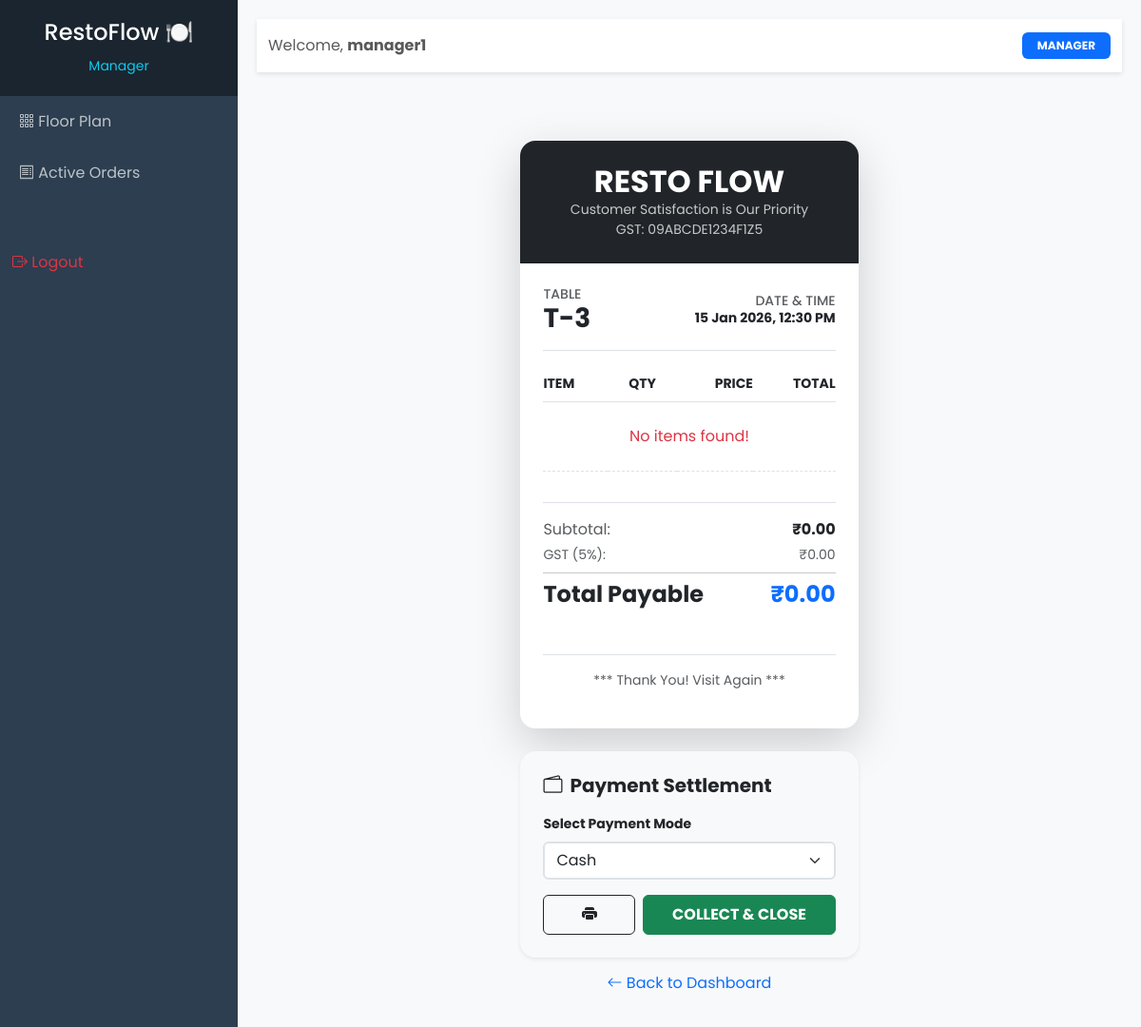
/generate-invoice/1/ (signed in), run on the app's committed database.
### users/models.py (models this page shows, shortened)
class User(AbstractUser):
  class Role(models.TextChoices):
    ADMIN = "ADMIN","Admin"
    MANAGER = "MANAGER","Manager"
    CHEF = "CHEF","Chef"
    CASHIER = "CASHIER","Cashier"
  base_role = Role.ADMIN
  role = models.CharField(max_length=10,choices=Role.choices)
  @property
  def is_chef(self):
    return self.role == self.Role.CHEF
  @property
  def is_cashier(self):
    return self.role == self.Role.CASHIER

### core/models.py (models this page shows, shortened)
class Order(models.Model):
    STATUS_CHOICES = [
        ('PENDING', 'Pending'),      # Order liya gaya hai
        ('IN_PROGRESS', 'Kitchen'),  # KOT nikal gayi, khana ban raha hai (Added)
        ('SERVED', 'Served'),        # Khana table par pahunch gaya (Added)
        ('COMPLETED', 'Completed'),  # Bill pay ho gaya aur table khali ho gayi
        ('CANCELLED', 'Cancelled'),
        ('BILLING', 'Billing Request'),
    ]
    PAYMENT_MODE = [
        ('CASH', 'Cash'),
        ('ONLINE', 'Online/UPI'),
        ('CARD', 'Card'),
    ]
    table = models.ForeignKey(Table,on_delete=models.CASCADE,related_name="orders")
    asst_manager = models.ForeignKey(settings.AUTH_USER_MODEL,on_delete=models.SET_NULL, null=True)
    status = models.CharField(max_length=20,choices=STATUS_CHOICES, default='PENDING')
    subtotal = models.DecimalField(max_digits=10, decimal_places=2, default=0.00) # Bina tax ke
    tax_amount = models.DecimalField(max_digits=10, decimal_places=2, default=0.00) # GST calculation ke liye
    extra_charge_amount = models.DecimalField(max_digits=10, decimal_places=2, default=0.00)
    total_amount = models.DecimalField(max_digits=10, decimal_places=2, default=0.00) # Final payable
    payment_mode = models.CharField(max_length=20, choices=PAYMENT_MODE, null=True, blank=True)
    is_paid = models.BooleanField(default=False)
    created_at = models.DateTimeField(auto_now_add=True)
    updated_at = models.DateTimeField(auto_now=True)
    class Meta:
        ordering = ['-created_at']

class Table(models.Model):
    STATUS_CHOICES = [
        ('AVAILABLE', 'Available'),
        ('OCCUPIED', 'Occupied'),
        ('RESERVED', 'Reserved'), # FUTURE PROOF: Advance booking ke liye
        ('OUT_OF_ORDER', 'Out of Order'), # FUTURE PROOF: Repair/Cleaning ke liye
    ]
    table_number = models.IntegerField(unique=True)
    capacity = models.IntegerField(help_text="Kitne log baith sakte hain")
    section = models.ForeignKey(TableSection, on_delete=models.CASCADE, related_name='tables')
    status = models.CharField(max_length=20, choices=STATUS_CHOICES, default='AVAILABLE')
    is_active = models.BooleanField(default=True, help_text="Kya yeh table use karne layak hai?")
    last_updated = models.DateTimeField(auto_now=True)
    class Meta:
        ordering = ['table_number']

### core/views.py (the view, shortened to what this page needs)
# urls.py: path('generate-invoice/<int:order_id>/', views.generate_invoice, name='generate_invoice'),
def generate_invoice(request, order_id):
    order = get_object_or_404(Order, id=order_id)
    items = order.order_items.all()
    subtotal = Decimal('0.00')
    for item in items:
        item.item_total = Decimal(str(item.quantity)) * Decimal(str(item.price_at_order))
        subtotal += item.item_total
    tax = subtotal * Decimal('0.05') # Fixes Decimal vs Float Error
    total = subtotal + tax
    return render(request, 'core/invoice.html', {
        'order': order, 'items': items, 'subtotal': subtotal, 'tax': tax, 'total': total
    })

### templates/core/invoice.html (shortened to what this page needs)
{% extends 'base.html' %}
{% block content %}
<div class="container py-5">
    <div class="row justify-content-center">
        <div class="col-md-6 col-lg-5">
            <div id="printableArea" class="card shadow-lg border-0 rounded-4 overflow-hidden">
                <div class="card-header bg-dark text-white text-center py-4">
                    <h2 class="fw-bold mb-0">RESTO FLOW</h2>
                    <p class="small mb-0 opacity-75">Customer Satisfaction is Our Priority</p>
                    <p class="small mb-0 opacity-75">GST: 09ABCDE1234F1Z5</p>
                </div>
                <div class="card-body p-4">
                    <div class="d-flex justify-content-between align-items-center border-bottom pb-3 mb-3">
                        <div>
                            <h6 class="text-muted small mb-0">TABLE</h6>
                            <h3 class="fw-bold mb-0">T-{{ order.table.table_number }}</h3>
                        </div>
                        <div class="text-end">
                            <h6 class="text-muted small mb-0">DATE & TIME</h6>
                            <p class="mb-0 fw-bold small">{{ order.created_at|date:"d M Y, h:i A" }}</p>
                        </div>
                    </div>
                    <div class="table-responsive">
                        <table class="table table-borderless">
                            <thead>
                                <tr class="text-muted small border-bottom">
                                    <th class="ps-0">ITEM</th>
                                    <th class="text-center">QTY</th>
                                    <th class="text-end pe-0">PRICE</th>
                                    <th class="text-end pe-0">TOTAL</th>
                                </tr>
                            </thead>
                            <tbody>
                                {% for item in items %}
                                <tr class="align-middle">
                                    <td class="ps-0 py-2">
                                        <div class="fw-bold">{{ item.menu_item.name }}</div>
                                    </td>
                                    <td class="text-center">{{ item.quantity }}</td>
                                    <td class="text-end">₹{{ item.price_at_order }}</td>
                                    <td class="text-end pe-0 fw-bold">₹{{ item.item_total|floatformat:2 }}</td>
                                </tr>
                                {% empty %}
                                <tr>
                                    <td colspan="4" class="text-center py-4 text-danger">No items found!</td>
                                </tr>
                                {% endfor %}
                            </tbody>
                        </table>
                    </div>
                    <div class="border-top mt-3 pt-3">
                        <div class="d-flex justify-content-between mb-1">
                            <span class="text-muted">Subtotal:</span>
                            <span class="fw-bold">₹{{ subtotal|floatformat:2 }}</span>
                        </div>
                        <div class="d-flex justify-content-between mb-1 text-muted small">
                            <span>GST (5%):</span>
                            <span>₹{{ tax|floatformat:2 }}</span>
                        </div>
                        <hr class="my-2">
                        <div class="d-flex justify-content-between align-items-center">
                            <h4 class="fw-bold mb-0">Total Payable</h4>
                            <h4 class="fw-bold mb-0 text-primary">₹{{ total|floatformat:2 }}</h4>
                        </div>
                    </div>
                    <div class="text-center mt-5">
                        <p class="small text-muted border-top pt-3">*** Thank You! Visit Again ***</p>
                    </div>
                </div>
            </div>
            <div class="mt-4 no-print">
                <form method="POST" class="card p-4 border-0 shadow-sm rounded-4 bg-light">
                    <h5 class="fw-bold mb-3"><i class="bi bi-wallet2 me-2"></i>Payment Settlement</h5>
                    <div class="mb-3">
                        <label class="form-label small fw-bold">Select Payment Mode</label>
                        <select name="payment_mode" class="form-select border-2" required>
                            <option value="CASH">Cash</option>
                        </select>
                    </div>
                    <div class="row g-2">
                        <div class="col-4">
                            <button type="button" onclick="window.print()" class="btn btn-outline-dark w-100 py-2">
                                <i class="bi bi-printer-fill"></i>
                            </button>
                        </div>
                        <div class="col-8">
                            <button type="submit" class="btn btn-success w-100 py-2 fw-bold">
                                COLLECT & CLOSE
                            </button>
                        </div>
                    </div>
                </form>
                <a href="{% url 'cashier_dashboard' %}" class="btn btn-link w-100 text-decoration-none mt-2">
                    <i class="bi bi-arrow-left"></i> Back to Dashboard
                </a>
            </div>
        </div>
    </div>
</div>
{% endblock %}

### templates/base.html (shortened to what this page needs)
{% load static %}
<!DOCTYPE html>
<html lang="en">
<head>
    <link href="https://cdn.jsdelivr.net/npm/bootstrap@5.3.0/dist/css/bootstrap.min.css" rel="stylesheet">
    <link rel="stylesheet" href="https://cdn.jsdelivr.net/npm/bootstrap-icons@1.10.5/font/bootstrap-icons.css">
</head>
<body>
<div class="d-flex">
    <nav id="sidebar">
        <div class="sidebar-header">
            <h4>RestoFlow 🍽️</h4>
            <small class="text-info">{{ request.user.get_role_display }}</small>
        </div>
        <ul class="list-unstyled">
            <li class="{% if request.path == '/tables/' %}active{% endif %}">
                <a href="#"><i class="bi bi-grid-3x3-gap"></i> Floor Plan</a>
            </li>
            <li>
                <a href="#"><i class="bi bi-receipt"></i> Active Orders</a>
            </li>
            <li class="mt-5">
                <form action="{% url 'logout' %}" method="post">
                    <button type="submit" class="btn btn-link text-danger w-100 text-start" style="text-decoration: none;">
                        <i class="bi bi-box-arrow-right"></i> Logout
                    </button>
                </form>
            </li>
        </ul>
    </nav>
    <div class="main-content">
        <nav class="navbar navbar-expand-lg navbar-light mb-4">
            <div class="container-fluid">
                <span class="navbar-text">
                    Welcome, <strong>{{ request.user.username }}</strong>
                </span>
                <div class="ms-auto">
                    <span class="badge bg-primary px-3 py-2">{{ request.user.role }}</span>
                </div>
            </div>
        </nav>
        {% block content %}
        {% endblock %}
    </div>
</div>
</body>
</html>

### templates/base.html (style rules this page uses)
body { font-family: 'Poppins', sans-serif; background-color: #f8f9fa; }
#sidebar { min-width: 250px; max-width: 250px; min-height: 100vh; background: #2c3e50; color: white; transition: all 0.3s; }
#sidebar .sidebar-header { padding: 20px; background: #1a252f; text-align: center; }
#sidebar ul li a { padding: 15px 20px; display: block; color: #bdc3c7; text-decoration: none; }
.main-content { width: 100%; padding: 20px; }
.navbar { background: white; box-shadow: 0 2px 5px rgba(0,0,0,0.1); }

### templates/core/invoice.html (style rules this page uses)
.table tbody tr { border-bottom: 1px dashed #dee2e6; }

### data on the page
User: user.role "Manager", user.username "manager1", user.role "MANAGER"
Order: table.table_number "3", created_at "15 Jan 2026, 12:30 PM"

### other printed values
{{ subtotal|floatformat:2 }} "0.00"
{{ tax|floatformat:2 }} "0.00"
{{ total|floatformat:2 }} "0.00"
